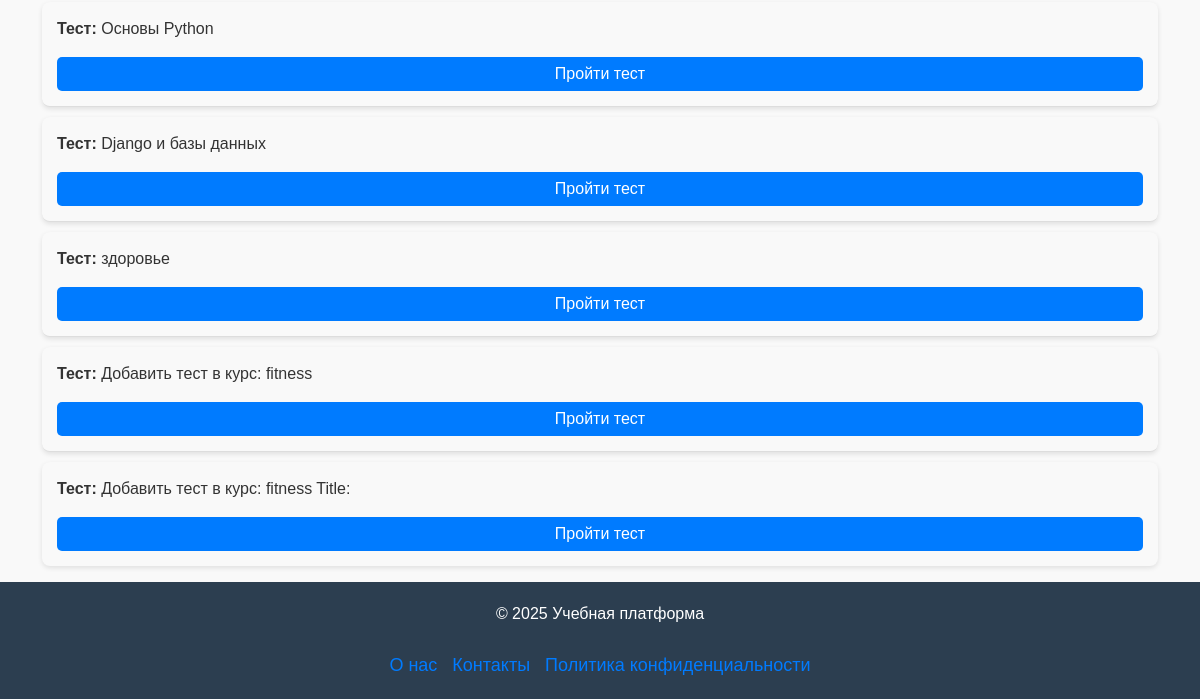
Before: /student_dashboard/ (signed in, lower part) with the older database file.
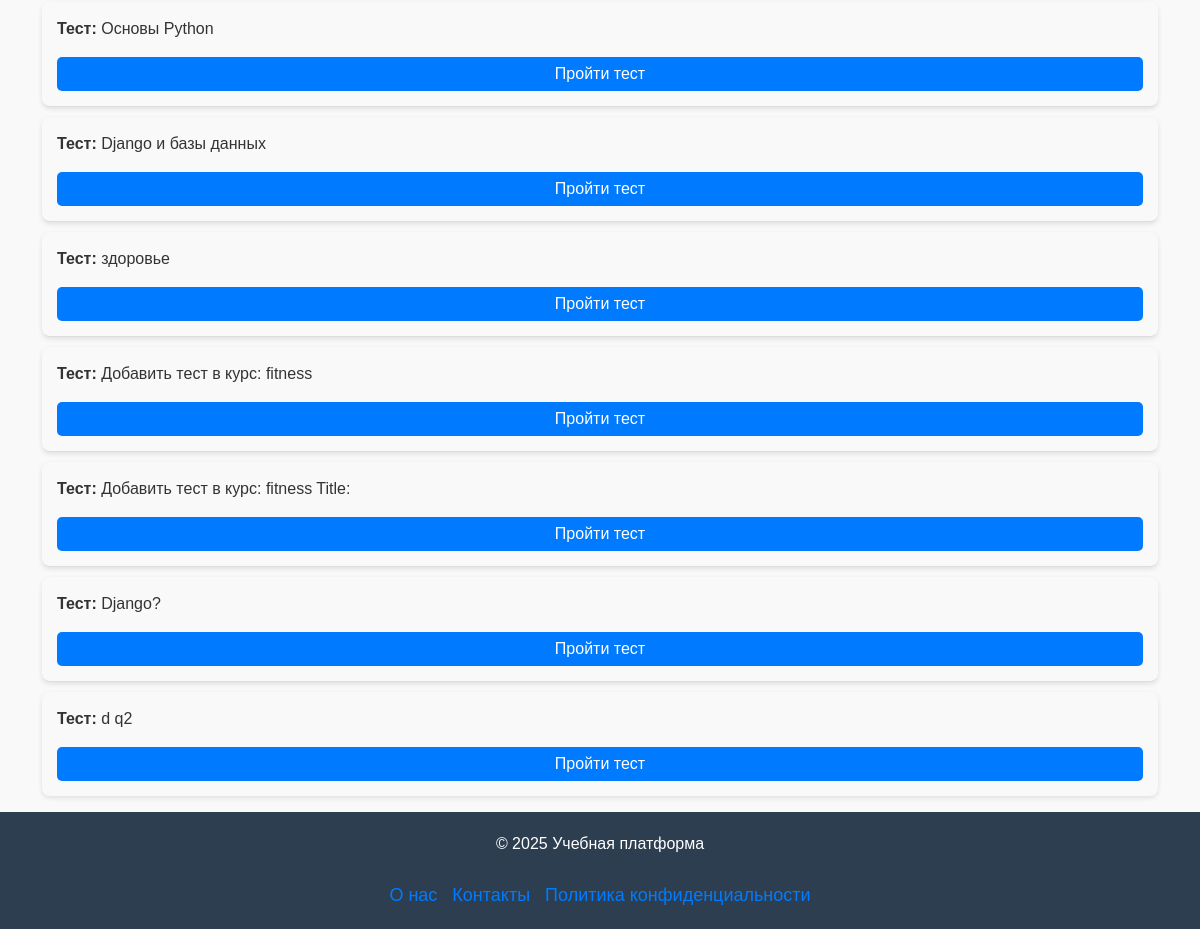
After: the same page with the newer database file.
### online_courses/models.py (models this page shows, shortened)
class Quiz(models.Model):
    course = models.ForeignKey(Course, on_delete=models.CASCADE, related_name="quizzes")
    lesson = models.ForeignKey(Lesson, on_delete=models.CASCADE, null=True, blank=True)
    title = models.CharField(max_length=255)
    description = models.TextField()

### online_courses/views.py (the view)
# urls.py: path('student_dashboard/', student_dashboard, name='student_dashboard'),
@login_required
def student_dashboard(request):
    if request.user.role != 'student':
        raise PermissionDenied("Вы не имеете доступа к этой странице.")
    assignments = Homework.objects.filter(assigned_to=request.user)
    quizzes = Quiz.objects.filter(course__students=request.user)
    return render(request, 'student_dashboard.html', {
        'assignments': assignments,
        'quizzes': quizzes,
    })

### online_courses/models.py (called while the page is built)
    def __str__(self):
        return self.username

### online_courses/templates/student_dashboard.html (shortened to what this page needs)
{% extends 'base.html' %}
{% block content %}
{% if quizzes %}
    <ul>
        {% for quiz in quizzes %}
            <li class="course-card">
                <p><strong>Тест:</strong> {{ quiz.title }}</p>
                <a href="{% url 'online_courses:take_quiz' quiz.id %}" class="btn btn-primary">Пройти тест</a>
            </li>
        {% endfor %}
    </ul>
{% else %}
    <p>Нет доступных тестов.</p>
{% endif %}
{% endblock %}

Changed rows visible on the page:
added Quiz: title "Django?"
added Quiz: title "d q2"
